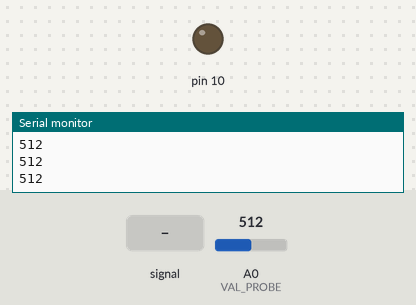
Bench run of a sketch on a simulated Arduino Uno, built with avr-gcc and run on an emulated ATmega328P. Shown: output pins drawn as LEDs (lit = HIGH), the last lines printed to the serial monitor. The inputs (shaded band) are chosen by the test bench; at power-on: A0 (VAL_PROBE) = 512.

Above: at 1.2 s.
1.3 s: A0 (VAL_PROBE) fed a 200 Hz sine of ±460 counts around its level
At 3.1 s:
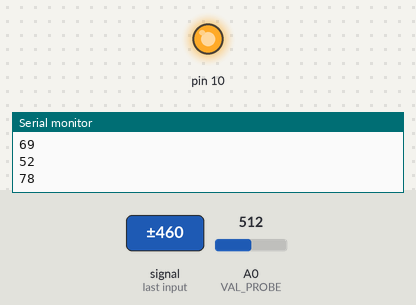
4.3 s: A0 (VAL_PROBE) set to 716
At 5.3 s:
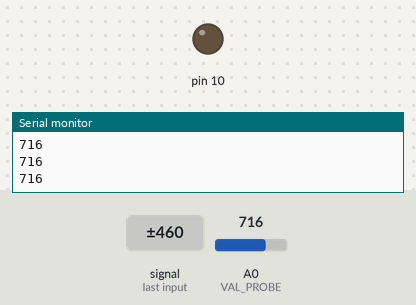
5.8 s: A0 (VAL_PROBE) set to 266
7.3 s: A0 (VAL_PROBE) set to 236
At 7.8 s:
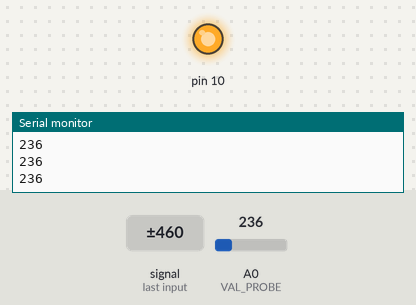
8.8 s: A0 (VAL_PROBE) set to 306
At 9.1 s:
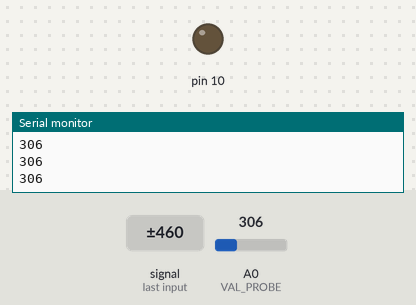
Timing chart, 0 to 11.3 s (numbered marks = the images above; inputs shaded):
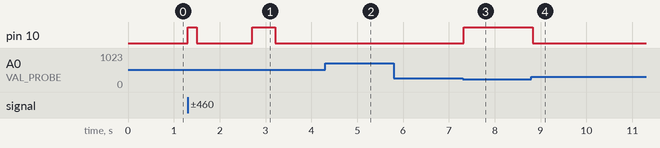

Measured:
- the behaviour switches between 250 and 249 on A0 (VAL_PROBE) (found by bisection; images 2 and 3)
- after the input at 1.3 s, pin 10: LOW → HIGH at once, → LOW 0.20 s later, → HIGH 1.2 s later, → LOW 0.50 s later
- after the input at 4.3 s, pin 10: stays LOW (without the input it goes to HIGH after 0.11 s)
- after the input at 7.3 s, pin 10: LOW → HIGH at once
- after the input at 8.8 s, pin 10: HIGH → LOW at once

The sketch:

sensore_umidit.ino
```cpp
const int VAL_PROBE = 0; // Analog pin 0
const int LIVELLO_UMIDITA = 250; // la soglia per accendere il LED


void setup() {
     Serial.begin(9600);
     pinMode(10, OUTPUT);
     }

void LedState(int state) {
     digitalWrite(10,state);
     }

void loop() {
     int umidita = analogRead(VAL_PROBE);
     Serial.println(umidita);
     if (umidita < LIVELLO_UMIDITA) {
     	LedState(HIGH);
	} else {
	  LedState(LOW);
	}
     delay(100);
}
```
